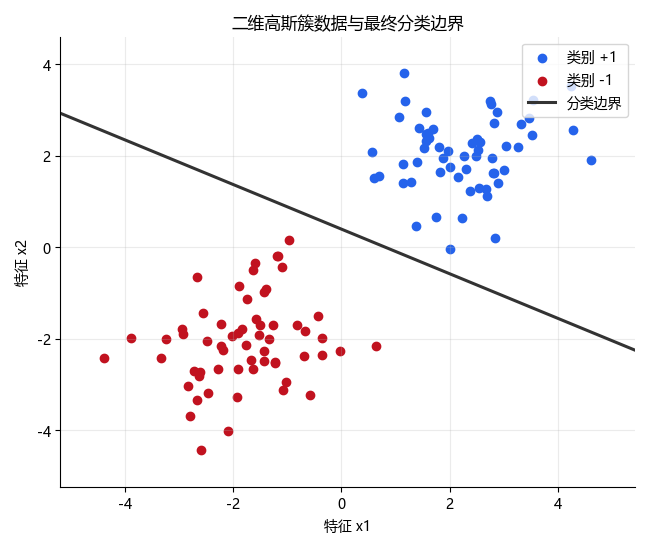

Here is the Python script that generated this plot:
import numpy as np
import matplotlib.pyplot as plt

plt.rcParams["font.sans-serif"] = [
    "PingFang SC",
    "Hiragino Sans GB",
    "Microsoft YaHei",
    "SimHei",
    "Noto Sans CJK SC",
    "Arial Unicode MS",
    "DejaVu Sans",
]
plt.rcParams["axes.unicode_minus"] = False

def generate_gaussian_blob_data(num_per_class=60, class_gap=3.2, spread=0.45, seed=7):
    rng = np.random.default_rng(seed)
    mean_pos = np.array([class_gap / 2.0, class_gap / 2.0], dtype=float)
    mean_neg = np.array([-class_gap / 2.0, -class_gap / 2.0], dtype=float)  
    covariance = np.array(
        [
            [spread, 0.12 * spread],
            [0.12 * spread, spread],
        ],
        dtype=float,
    )
    pos_X = rng.multivariate_normal(mean=mean_pos, cov=covariance, size=num_per_class)
    neg_X = rng.multivariate_normal(mean=mean_neg, cov=covariance, size=num_per_class)
    pos_y = np.ones(num_per_class, dtype=int)
    neg_y = -np.ones(num_per_class, dtype=int)
    X = np.vstack([pos_X, neg_X]) 
    y = np.concatenate([pos_y, neg_y])
    shuffle_idx = rng.permutation(len(X))
    return X[shuffle_idx], y[shuffle_idx]

def predict_labels(X, w, b):
    return np.where(np.dot(X, w) + b >= 0, 1, -1)

def fit_perceptron(X, y, lr=1.0, num_epochs=30, shuffle_seed=0):
    w = np.zeros(X.shape[1], dtype=float)
    b = 0.0
    rng = np.random.default_rng(shuffle_seed)
    for _ in range(num_epochs):
        ordered_X = rng.permutation(len(X))
        for i in ordered_X:
            xi = X[i]
            yi = y[i]
            if yi * (np.dot(w, xi) + b) <= 0:
                w += lr * yi * xi
                b += lr * yi
    return w, b

def draw_decision_boundary(ax, X, y, w, b):
    ax.clear()
    pos_mask = y == 1
    neg_mask = y == -1
    ax.scatter(X[pos_mask, 0], X[pos_mask, 1], color="#2563eb", s=36, label="类别 +1")
    ax.scatter(X[neg_mask, 0], X[neg_mask, 1], color="#c1121f", s=36, label="类别 -1")
    x_min, x_max = X[:, 0].min() - 0.8, X[:, 0].max() + 0.8
    y_min, y_max = X[:, 1].min() - 0.8, X[:, 1].max() + 0.8
    if np.abs(w[1]) > 1e-8:
        x_line = np.linspace(x_min, x_max, 200)
        y_line = -(w[0] * x_line + b) / w[1]
        ax.plot(x_line, y_line, color="#333333", linewidth=2.2, label="分类边界")
    else:
        x_line = -b / max(abs(w[0]), 1e-8)
        ax.axvline(x_line, color="#333333", linewidth=2.2, label="分类边界")
    ax.set_xlim(x_min, x_max)
    ax.set_ylim(y_min, y_max)
    ax.set_xlabel("特征 x1")
    ax.set_ylabel("特征 x2")
    ax.set_title("二维高斯簇数据与最终分类边界")
    ax.grid(alpha=0.25)  
    ax.legend(loc="upper right")
    ax.spines["top"].set_visible(False)
    ax.spines["right"].set_visible(False)

def main():
    class_gap = 4
    shuffle_seed = 2022
    lr = 1.0
    num_epochs = 10
    num_per_class = 60
    spread = 1
    data_seed = 7
    
    X, y = generate_gaussian_blob_data(
        num_per_class=num_per_class,
        class_gap=class_gap,
        spread=spread,
        seed=data_seed,
    )
    w, b = fit_perceptron(X, y, lr=lr, num_epochs=num_epochs, shuffle_seed=shuffle_seed)
    pred = predict_labels(X, w, b)
    train_acc = float(np.mean(pred == y))
    
    print("------ 感知机线性分类实验 ------")
    print("learning rate:", lr)
    print("num_epochs:", num_epochs)
    print("class_gap:", class_gap)
    print("shuffle_seed:", shuffle_seed)
    print("spread:", spread)
    print("final w:", w)
    print("final b:", b)
    print("train accuracy:", train_acc)
    
    fig, ax = plt.subplots(1, 1, figsize=(6.5, 5.5))
    draw_decision_boundary(ax, X, y, w, b)
    plt.tight_layout()
    plt.show()

if __name__ == "__main__":
    main()
